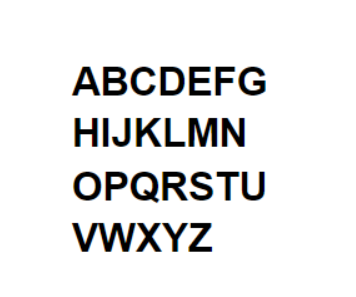
%> input picture Proyecto MatLab Detección de texto por imagen/ProyectoImagen/alfabeto.bmp, 356 x 297 px
$ octave --eval "DetectaLetras('alfabeto.bmp');"   (GNU Octave 9; MATLAB toolbox functions it lacks are replaced by stand-ins)
%> lines starting %> are read from the running program, lines starting %| are printed output that depends on the picture; in (x1, y1, x2, y2) boxes, pixels count from 0 and x2, y2 are one past the last pixel; in counts of white or black regions, pixels touching at a corner belong together; the program's own positions count from 1
### Proyecto MatLab Detección de texto por imagen/ProyectoImagen/Alfabeto.m
function Alfabeto

im = imread('alfabeto.bmp');
punto_inicio_fila = 1;
contador = 1;
R1 = im(:,:,1);
G1 = im(:,:,2);
B1 = im(:,:,3);
imbn = 0.3*R1+0.59*G1+0.11*B1;
%figure;imshow(imbn);title('Imagen en escala de grises');
imcontraste=MaximoContraste(imbn); %Binarizacion
%figure;imshow(imcontraste);title('Imagen binarizada');
imneg=255-imcontraste;
%figure;imshow(imneg);title('Imagen invertida');
sumafilas = sum(imneg,2);
sumafilasnormalizada = (sumafilas/(410e3));
%plot(sumafilasnormalizada);ylim([0 1.5]);

for i=1:length(sumafilasnormalizada)
    if sumafilasnormalizada(i,:)>0.03
        sumafilasnormalizada(i,:)=1;
    end
end

%plot(sumafilasnormalizada);ylim([0 1.5]);
j=1;
while (j<length(sumafilasnormalizada))

    while (sumafilasnormalizada(j,:) ==0)

        if(j==length(sumafilasnormalizada))

            break
        else
            j=j+1;
        end
    end

    if(j==length(sumafilasnormalizada))
        break
    else
        punto_inicio_fila = j;
    end

    while (sumafilasnormalizada(j,:) ==1)

        j=j+1;

    end

    punto_final_fila = j;

    j = j+3;


    imfila = imneg(punto_inicio_fila:punto_final_fila,:);
%     figure();imshow(imfila);
    sumacolumnas = sum(imfila);
    sumacolumnasnormalizada = (sumacolumnas/(7*10e2));

     %figure();plot(sumacolumnasnormalizada);xlim([0 450]);
    k=1;
    while (k<length(sumacolumnasnormalizada))


        while (sumacolumnasnormalizada(:,k) <0.1)

            if(k==length(sumacolumnasnormalizada))
                break
            else
                k=k+1;
            end
        end

        if(k==length(sumacolumnasnormalizada))
            break
        else
            punto_inicio_letra = k;
        end


        while (sumacolumnasnormalizada(:,k) >0.1)

            if(k==length(sumacolumnasnormalizada))
                break
            else
                k=k+1;
            end

        end

        punto_final_letra = k;

        k = k+1;


        car = imfila(:,punto_inicio_letra:punto_final_letra);
        [m,n]=size(car);
        carcuadrada = [zeros(m,fix((m-n)/2)) car zeros(m,fix((m-n)/2))];
        [m1,n1]=size(carcuadrada);
        carcuadrada2 = [zeros(1,n1);carcuadrada;zeros(1,n1)];
       [m2,n2]=size(carcuadrada2);
       carcuadrada3 = [zeros(m2,1) carcuadrada2 zeros(m2,1)];
        carNN = imresize(carcuadrada3,[32 32]);
       %  figure();imshow(carNN);

         switch contador
            case 1
                imwrite(carNN,'A.png');
            case 2
                imwrite(carNN,'B.png');
            case 3
                imwrite(carNN,'C.png');
            case 4
                imwrite(carNN,'D.png');
            case 5
                imwrite(carNN,'E.png');
            case 6
                imwrite(carNN,'F.png');
            case 7
                imwrite(carNN,'G.png');
            case 8
                imwrite(carNN,'H.png');
            case 9
                imwrite(carNN,'I.png');
            case 10
                imwrite(carNN,'J.png');
            case 11
                imwrite(carNN,'K.png');
            case 12
                imwrite(carNN,'L.png');
            case 13
               imwrite(carNN,'M.png');
            case 14
                imwrite(carNN,'N.png');
            case 15
                imwrite(carNN,'O.png');
            case 16
                imwrite(carNN,'P.png');
            case 17
                imwrite(carNN,'Q.png');
            case 18
                imwrite(carNN,'R.png');
            case 19
                imwrite(carNN,'S.png');
            case 20
                imwrite(carNN,'T.png');
            case 21
                imwrite(carNN,'U.png');
            case 22
                imwrite(carNN,'V.png');
            case 23
                imwrite(carNN,'W.png');
            case 24
                imwrite(carNN,'X.png');
            case 25
                imwrite(carNN,'Y.png');
            case 26
                imwrite(carNN,'Z.png');
         end
        contador = contador+1;
    end
end

### Proyecto MatLab Detección de texto por imagen/ProyectoImagen/MaximoContraste.m
function immaxcont = MaximoContraste(im)
M = max(max(im));
m = min(min(im));

if(isinteger(max(max(im))))
    I = ((im - m)./(M - m))* 255;
else
    I = (im - m)./(M - m);
end
immaxcont = I;
end

### Proyecto MatLab Detección de texto por imagen/ProyectoImagen/DetectaLetras.m
function DetectaLetras(imc)

%FUNCION QUE DETECTA LOS CARACTERES DE UNA IMAGEN

Alfabeto;
%> in Alfabeto, im is the input picture: size 297x356x3 uint8; mean R, G, B 232.9, 232.9, 232.9
%> in Alfabeto, `B1 = im(:,:,3);`:
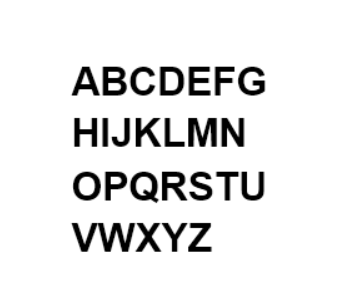
%> B1: size 297x356 uint8; min 0, max 255, mean 232.9; mean of the top-left, top-right, bottom-left and bottom-right quarters 228.7, 234, 228.1, 240.9
%> in MaximoContraste, `M = max(max(im));`: M = 255
%> in MaximoContraste, `m = min(min(im));`: m = 0
%> in MaximoContraste, `I = ((im - m)./(M - m))* 255;`:
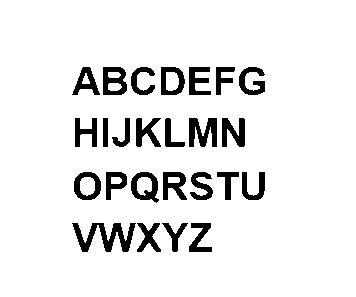
%> I: size 297x356 uint8; 91.4% white; 25 black regions, largest, box (x1, y1, x2, y2) and area: (72, 223, 136, 252) 848, (189, 118, 217, 147) 549, (103, 67, 127, 95) 452
%> in Alfabeto, `sumafilas = sum(imneg,2);`: sumafilas = 297 values, max 34935 at index 177, min 0 at index 1, mean 7834.6
%> in Alfabeto, `sumafilasnormalizada = (sumafilas/(410e3));`: sumafilasnormalizada = 297 values, max 0.0852 at index 177, min 0 at index 1, mean 0.0191
%> after the loop in Alfabeto, `for i=1:length(sumafilasnormalizada)`: sumafilasnormalizada = 297 values, max 1 at index 68, min 0 at index 1, mean 0.384
%> the loop in Alfabeto, `while (j<length(sumafilasnormalizada))` made 5 passes
%> (punto_inicio_fila, punto_final_fila, j) on passes 1 to 4: (68, 96, 99), (119, 148, 151), (173, 201, 204), (224, 253, 256)
%> pass 1, in Alfabeto, `while (k<length(sumacolumnasnormalizada))   while (sumacolumnasnormali..`:
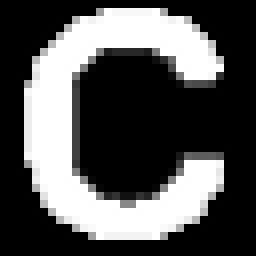
%> saved as C.png: size 32x32 uint8 (shown 8 times larger); min 0, max 255, mean 84.1
%> after the loop in Alfabeto, `while (j<length(sumafilasnormalizada))`: contador = 27; j = 297; punto_inicio_letra = 190
A=imread('A.png');
B=imread('B.png');
C=imread('C.png');
D=imread('D.png');
%> D: size 32x32 uint8; min 0, max 255, mean 101.7
E=imread('E.png');
%> E: size 32x32 uint8; min 0, max 255, mean 100.5
F=imread('F.png');
%> F: size 32x32 uint8; min 0, max 255, mean 74.1
G=imread('G.png');
%> G: size 32x32 uint8; min 0, max 255, mean 102.1
H=imread('H.png');
%> H: size 32x32 uint8; min 0, max 255, mean 90.3
I=imread('I.png');
%> I: size 32x32 uint8; 14.2% white; 1 white region, box (x1, y1, x2, y2) and area: (13, 1, 18, 30) 145
J=imread('J.png');
%> J: size 32x32 uint8; 20.1% white; 1 white region, box (x1, y1, x2, y2) and area: (7, 1, 24, 30) 206
K=imread('K.png');
%> K: size 32x32 uint8; 38.3% white; 1 white region, box (x1, y1, x2, y2) and area: (3, 1, 28, 30) 392
L=imread('L.png');
%> L: size 32x32 uint8; min 0, max 255, mean 61.8
M=imread('M.png');
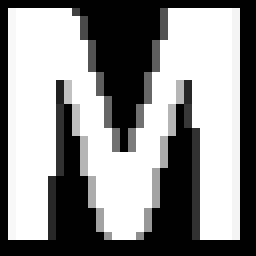
%> M: size 32x32 uint8 (shown 8 times larger); min 0, max 255, mean 140.9
N=imread('N.png');
%> N: size 32x32 uint8; 42.6% white; 1 white region, box (x1, y1, x2, y2) and area: (4, 1, 27, 30) 436
O=imread('O.png');
%> O: size 32x32 uint8; min 0, max 255, mean 107.4
P=imread('P.png');
%> P: size 32x32 uint8; min 0, max 255, mean 88.2
Q=imread('Q.png');
%> Q: size 32x32 uint8; min 0, max 255, mean 119.1
R=imread('R.png');
%> R: size 32x32 uint8; min 0, max 255, mean 112.6
S=imread('S.png');
%> S: size 32x32 uint8; min 0, max 255, mean 91.4
T=imread('T.png');
%> T: size 32x32 uint8; min 0, max 255, mean 66
U=imread('U.png');
%> U: size 32x32 uint8; min 0, max 255, mean 92.8
V=imread('V.png');
%> V: size 32x32 uint8; min 0, max 255, mean 78.6
W=imread('W.png');
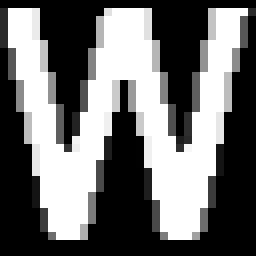
%> W: size 32x32 uint8 (shown 8 times larger); min 0, max 255, mean 110.3
X=imread('X.png');
%> X: size 32x32 uint8; min 0, max 255, mean 87.7
Y=imread('Y.png');
%> Y: size 32x32 uint8; 24.3% white; 1 white region, box (x1, y1, x2, y2) and area: (4, 1, 28, 30) 249
Z=imread('Z.png');
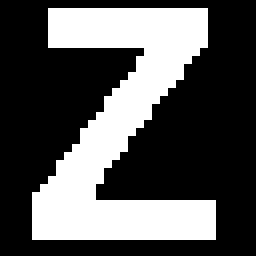
%> Z: size 32x32 uint8 (shown 8 times larger); 33.7% white; 1 white region, box (x1, y1, x2, y2) and area: (4, 1, 27, 30) 345

im = imread(imc);
figure;imshow(im);title('Imagen original');
R1 = im(:,:,1);
G1 = im(:,:,2);
B1 = im(:,:,3);
imbn = 0.3*R1+0.59*G1+0.11*B1;
figure;imshow(imbn);title('Imagen en escala de grises');
imcontraste=MaximoContraste(imbn); %Binarizacion
figure;imshow(imcontraste);title('Imagen binarizada');
imneg=255-imcontraste;
figure;imshow(imneg);title('Imagen invertida');
sumafilas = sum(imneg,2);
sumafilasnormalizada = (sumafilas/(410e3));
%> sumafilasnormalizada = 297 values, max 0.0852 at index 177, min 0 at index 1, mean 0.0191
%plot(sumafilasnormalizada);ylim([0 1.5]);

for i=1:length(sumafilasnormalizada)
    if sumafilasnormalizada(i,:)>0.01
        sumafilasnormalizada(i,:)=1;
    end
end
%> after the loop, sumafilasnormalizada = 297 values, max 1 at index 68, min 0 at index 1, mean 0.384
 %plot(sumafilasnormalizada);ylim([0 1.5]);

j=1;
while (j<length(sumafilasnormalizada))

    while (sumafilasnormalizada(j,:) ==0)

        if(j==length(sumafilasnormalizada))

            break
        else
            j=j+1;
        end
    end

    if(j==length(sumafilasnormalizada))
        break
    else
        punto_inicio_fila = j;
    end

    while (sumafilasnormalizada(j,:) ==1)

        j=j+1;

    end

    punto_final_fila = j;

    j = j+3;

    imfila = imneg(punto_inicio_fila:punto_final_fila,:);
    figure();imshow(imfila);

    sumacolumnas = sum(imfila);
    sumacolumnasnormalizada = (sumacolumnas/(7*10e2));

%     figure();plot(sumacolumnasnormalizada);xlim([0 450]);
    k=1;
    while (k<length(sumacolumnasnormalizada))
        espacio_negro=0;

        while (sumacolumnasnormalizada(:,k) <0.1)

            if(k==length(sumacolumnasnormalizada))
                break
            else
                k=k+1;
                espacio_negro = espacio_negro+1;
            end
        end

        if(k==length(sumacolumnasnormalizada))
            break
        else
            punto_inicio_letra = k;
        end

        if(espacio_negro>=7)

             fprintf(" ");
        else

        end

        while (sumacolumnasnormalizada(:,k) >0.1)

            if(k==length(sumacolumnasnormalizada))
                break
            else
                k=k+1;
            end

        end

        punto_final_letra = k;

        k = k+1;

      car = imfila(:,punto_inicio_letra:punto_final_letra);
        [m,n]=size(car);
        carcuadrada = [zeros(m,fix((m-n)/2)) car zeros(m,fix((m-n)/2))];
        [~,n1]=size(carcuadrada);
        carcuadrada2 = [zeros(1,n1);carcuadrada;zeros(1,n1)];
        [m2,~]=size(carcuadrada2);
        carcuadrada3 = [zeros(m2,1) carcuadrada2 zeros(m2,1)];
        carNN = imresize(carcuadrada3,[32 32]);
       %  figure();imshow(carNN);

        matriz_corr=[corr2(carNN,A), corr2(carNN,B), corr2(carNN,C), corr2(carNN,D), corr2(carNN,E), corr2(carNN,F), corr2(carNN,G), corr2(carNN,H), corr2(carNN,I), corr2(carNN,J), corr2(carNN,K), corr2(carNN,L), corr2(carNN,M), corr2(carNN,N), corr2(carNN,O),corr2(carNN,P), corr2(carNN,Q), corr2(carNN,R), corr2(carNN,S), corr2(carNN,T), corr2(carNN,U), corr2(carNN,V), corr2(carNN,W),corr2(carNN,X), corr2(carNN,Y), corr2(carNN,Z)];

        [~,b]=max(matriz_corr);

        letra = b;
        switch letra
            case 1
                fprintf("A");
            case 2
                fprintf("B");
            case 3
                fprintf("C");
            case 4
                fprintf("D");
            case 5
                fprintf("E");
            case 6
                fprintf("F");
            case 7
                fprintf("G");
            case 8
                fprintf("H");
            case 9
                fprintf("I");
            case 10
                fprintf("J");
            case 11
                fprintf("K");
            case 12
                fprintf("L");
            case 13
                fprintf("M");
            case 14
                fprintf("N");
            case 15
                fprintf("O");
            case 16
                fprintf("P");
            case 17
                fprintf("Q");
            case 18
                fprintf("R");
            case 19
                fprintf("S");
            case 20
                fprintf("T");
            case 21
                fprintf("U");
            case 22
                fprintf("V");
            case 23
                fprintf("W");
            case 24
                fprintf("X");
            case 25
                fprintf("Y");
            case 26
                fprintf("Z");
        end
    end

    fprintf("\n");

end
%> this loop made 5 passes
%| G
%| N
%| U
%| Z
%> pass 3, in DetectaLetras, `imfila = imneg(punto_inicio_fila:punto_final_fila,:);`:
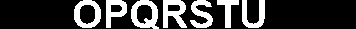
%> imfila: size 29x356 uint8; 24% white; 7 white regions, largest, box (x1, y1, x2, y2) and area: (131, 0, 159, 29) 433, (163, 0, 187, 28) 409, (74, 0, 101, 28) 390
%> after the loop, j = 297; punto_inicio_letra = 190
end
